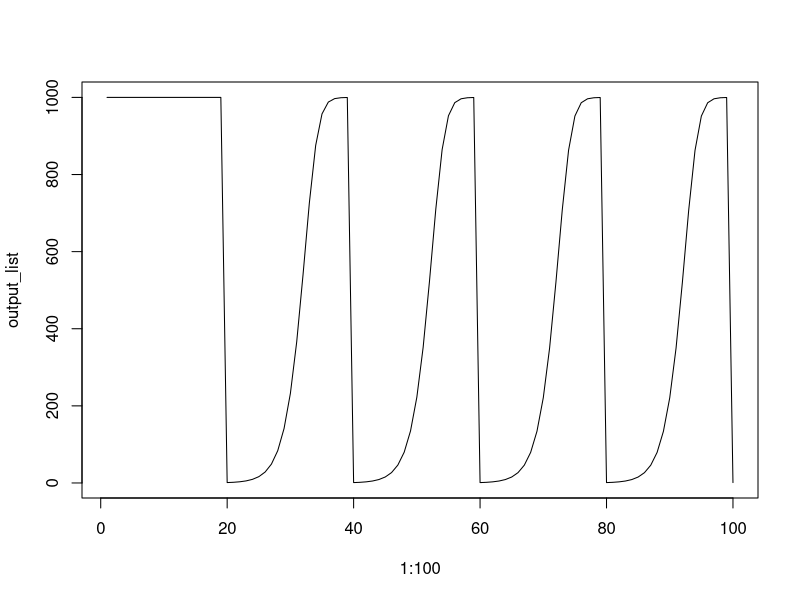

The R script that drew this image:
#Hiddink et al., 2017

# If we assume that the recovery of biomass or numbers (hereafter abundance) of biota
# B after trawling is described by the logistic growth equation, then the equilibrium
# solution can be used to estimate B as a fraction of carrying capacity K in an
# environment subject to chronic fishing disturbance (28):

# b is biomass
# k is carrying capacity
# f is frequency of disturbance
# d is depletion rate (proportion biomass removed)
# r is recovery rate

biomass_est <- function(f, d, r){
  b_over_k = (1 - f * (d/r))
  return(b_over_k)
}

#testing
biomass_est(f = 1, d = 0.9, r = 0.75)

#Hiddink et al., produces a negative result and I'm not sure why!!!

#Shaefer Model

#from https://haddonm.github.io/URMQMF/surplus-production-models.html

#bt = biomass at time t -
#rbt = growth rate in biomass at time t - list assumptions, need data
#k = carrying capacity - initial condition is carrying capacity
#ct = catch at time t

biomass_shaf <- function(bt, r, k, ct){
  bt_1 = bt + r * bt * (1 - (bt / k)) - ct
  return(bt_1)
}

#testing
biomass_shaf(bt = 1000, r = .75, k = 1000, ct = 1000)

#testing in a loop

#set initial bt (same as k in this scenario)
bt = 1000

#output list to store biomass per year
output_list <- list()

#100 yr loop
for(i in 1:100) {

  #every 20 years almost everything dies
  if(i %% 20 == 0) {ct = 999} else {ct = 0}

  #run biomass function every year
  bt = biomass_shaf(bt = bt, r = 0.75, k = 1000, ct = ct)

  #store biomass at time t
  output_list[[i]] <- bt
}

#x is years, y is bt at time t
plot(x = 1:100, y = output_list, type = "line")
